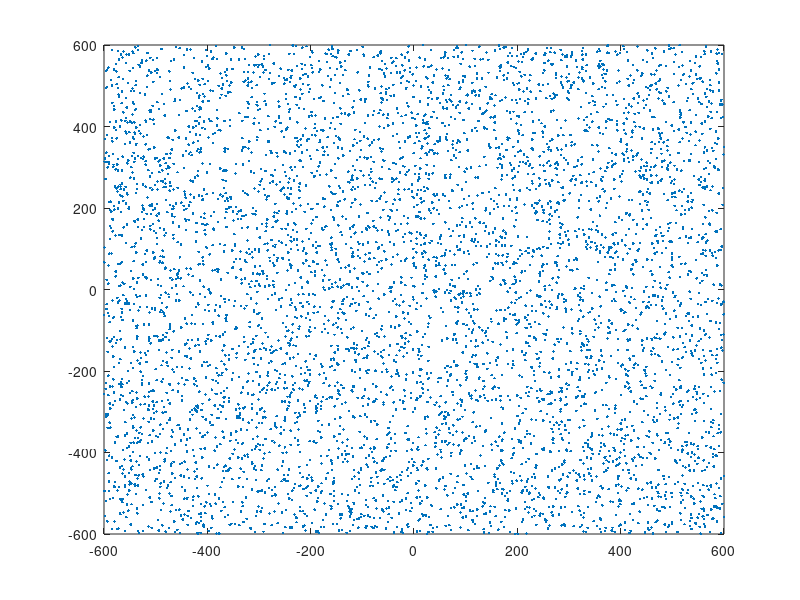

MATLAB code for this plot:
clear all;
close all;
% spatstat: An R Package for Analyzing Spatial Point Patterns
% http://stackoverflow.com/questions/27936167/poisson-point-process-in-matlab
% http://connor-johnson.com/2014/02/25/spatial-point-processes/
% http://www.mathworks.com/matlabcentral/fileexchange/2493-simulation-of-stochastic-processes/content/stproc/poisson2d.m

density = 0.004;
length_x = 600;
length_y = 600;

lambda=density*(2*length_x)*(2*length_y);

npoints = poissrnd(lambda)
Data = rand(2, npoints); % uniform distribution

plot(Data(1,:)*2*length_x-length_x, Data(2,:)*2*length_y-length_y, '.');
npoints/(2*length_x*2*length_y)

fid = fopen('2d_data.csv','w');

for ii = 1:npoints
fprintf(fid, '%f, %f,\n', Data(1,ii)*2*length_x-length_x, Data(2,ii)*2*length_y-length_y);
endfor

status = fclose(fid); 